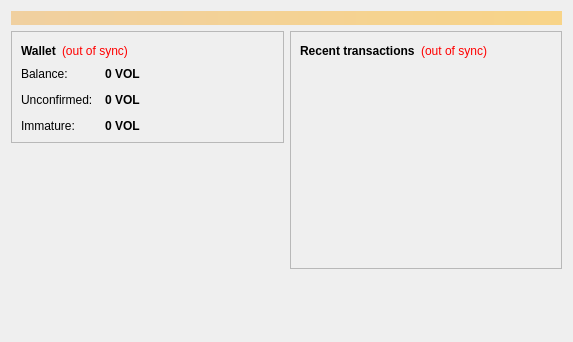
<?xml version="1.0" encoding="UTF-8"?>
<ui version="4.0">
 <class>OverviewPage</class>
 <widget class="QWidget" name="OverviewPage">
  <property name="geometry">
   <rect>
    <x>0</x>
    <y>0</y>
    <width>573</width>
    <height>342</height>
   </rect>
  </property>
  <property name="windowTitle">
   <string>Form</string>
  </property>
  <layout class="QVBoxLayout" name="topLayout">
   <item>
    <widget class="QLabel" name="labelAlerts">
     <property name="visible">
      <bool>false</bool>
     </property>
     <property name="styleSheet">
      <string notr="true">background-color: qlineargradient(x1: 0, y1: 0, x2: 1, y2: 0, stop:0 #F0D0A0, stop:1 #F8D488); color:#000000;</string>
     </property>
     <property name="wordWrap">
      <bool>true</bool>
     </property>
     <property name="margin">
      <number>3</number>
     </property>
    </widget>
   </item>
   <item>
    <layout class="QHBoxLayout" name="horizontalLayout" stretch="1,1">
     <item>
      <layout class="QVBoxLayout" name="verticalLayout_2">
       <item>
        <widget class="QFrame" name="frame">
         <property name="frameShape">
          <enum>QFrame::StyledPanel</enum>
         </property>
         <property name="frameShadow">
          <enum>QFrame::Raised</enum>
         </property>
         <layout class="QVBoxLayout" name="verticalLayout_4">
          <item>
           <layout class="QHBoxLayout" name="horizontalLayout_4">
            <item>
             <widget class="QLabel" name="label_5">
              <property name="font">
               <font>
                <weight>75</weight>
                <bold>true</bold>
               </font>
              </property>
              <property name="text">
               <string>Wallet</string>
              </property>
             </widget>
            </item>
            <item>
             <widget class="QLabel" name="labelWalletStatus">
              <property name="toolTip">
               <string>The displayed information may be out of date. Your wallet automatically synchronizes with the volumecoin network after a connection is established, but this process has not completed yet.</string>
              </property>
              <property name="styleSheet">
               <string notr="true">QLabel { color: red; }</string>
              </property>
              <property name="text">
               <string notr="true">(out of sync)</string>
              </property>
              <property name="alignment">
               <set>Qt::AlignLeading|Qt::AlignLeft|Qt::AlignVCenter</set>
              </property>
             </widget>
            </item>
            <item>
             <spacer name="horizontalSpacer_2">
              <property name="orientation">
               <enum>Qt::Horizontal</enum>
              </property>
              <property name="sizeHint" stdset="0">
               <size>
                <width>40</width>
                <height>20</height>
               </size>
              </property>
             </spacer>
            </item>
           </layout>
          </item>
          <item>
           <layout class="QFormLayout" name="formLayout_2">
            <property name="fieldGrowthPolicy">
             <enum>QFormLayout::AllNonFixedFieldsGrow</enum>
            </property>
            <property name="horizontalSpacing">
             <number>12</number>
            </property>
            <property name="verticalSpacing">
             <number>12</number>
            </property>
            <item row="0" column="0">
             <widget class="QLabel" name="label">
              <property name="text">
               <string>Balance:</string>
              </property>
             </widget>
            </item>
            <item row="0" column="1">
             <widget class="QLabel" name="labelBalance">
              <property name="font">
               <font>
                <weight>75</weight>
                <bold>true</bold>
               </font>
              </property>
              <property name="cursor">
               <cursorShape>IBeamCursor</cursorShape>
              </property>
              <property name="toolTip">
               <string>Your current balance</string>
              </property>
              <property name="text">
               <string notr="true">0 VOL</string>
              </property>
              <property name="textInteractionFlags">
               <set>Qt::LinksAccessibleByMouse|Qt::TextSelectableByKeyboard|Qt::TextSelectableByMouse</set>
              </property>
             </widget>
            </item>
            <item row="1" column="0">
             <widget class="QLabel" name="label_3">
              <property name="text">
               <string>Unconfirmed:</string>
              </property>
             </widget>
            </item>
            <item row="1" column="1">
             <widget class="QLabel" name="labelUnconfirmed">
              <property name="font">
               <font>
                <weight>75</weight>
                <bold>true</bold>
               </font>
              </property>
              <property name="cursor">
               <cursorShape>IBeamCursor</cursorShape>
              </property>
              <property name="toolTip">
               <string>Total of transactions that have yet to be confirmed, and do not yet count toward the current balance</string>
              </property>
              <property name="text">
               <string notr="true">0 VOL</string>
              </property>
              <property name="textInteractionFlags">
               <set>Qt::LinksAccessibleByMouse|Qt::TextSelectableByKeyboard|Qt::TextSelectableByMouse</set>
              </property>
             </widget>
            </item>
            <item row="2" column="0">
             <widget class="QLabel" name="labelImmatureText">
              <property name="text">
               <string>Immature:</string>
              </property>
             </widget>
            </item>
            <item row="2" column="1">
             <widget class="QLabel" name="labelImmature">
              <property name="font">
               <font>
                <weight>75</weight>
                <bold>true</bold>
               </font>
              </property>
              <property name="toolTip">
               <string>Mined balance that has not yet matured</string>
              </property>
              <property name="text">
               <string notr="true">0 VOL</string>
              </property>
              <property name="textInteractionFlags">
               <set>Qt::LinksAccessibleByMouse|Qt::TextSelectableByKeyboard|Qt::TextSelectableByMouse</set>
              </property>
             </widget>
            </item>
           </layout>
          </item>
         </layout>
        </widget>
       </item>
       <item>
        <spacer name="verticalSpacer">
         <property name="orientation">
          <enum>Qt::Vertical</enum>
         </property>
         <property name="sizeHint" stdset="0">
          <size>
           <width>20</width>
           <height>40</height>
          </size>
         </property>
        </spacer>
       </item>
      </layout>
     </item>
     <item>
      <layout class="QVBoxLayout" name="verticalLayout_3">
       <item>
        <widget class="QFrame" name="frame_2">
         <property name="frameShape">
          <enum>QFrame::StyledPanel</enum>
         </property>
         <property name="frameShadow">
          <enum>QFrame::Raised</enum>
         </property>
         <layout class="QVBoxLayout" name="verticalLayout">
          <item>
           <layout class="QHBoxLayout" name="horizontalLayout_2">
            <item>
             <widget class="QLabel" name="label_4">
              <property name="text">
               <string>&lt;b&gt;Recent transactions&lt;/b&gt;</string>
              </property>
             </widget>
            </item>
            <item>
             <widget class="QLabel" name="labelTransactionsStatus">
              <property name="toolTip">
               <string>The displayed information may be out of date. Your wallet automatically synchronizes with the volumecoin network after a connection is established, but this process has not completed yet.</string>
              </property>
              <property name="styleSheet">
               <string notr="true">QLabel { color: red; }</string>
              </property>
              <property name="text">
               <string notr="true">(out of sync)</string>
              </property>
              <property name="alignment">
               <set>Qt::AlignRight|Qt::AlignTrailing|Qt::AlignVCenter</set>
              </property>
             </widget>
            </item>
            <item>
             <spacer name="horizontalSpacer">
              <property name="orientation">
               <enum>Qt::Horizontal</enum>
              </property>
              <property name="sizeHint" stdset="0">
               <size>
                <width>40</width>
                <height>20</height>
               </size>
              </property>
             </spacer>
            </item>
           </layout>
          </item>
          <item>
           <widget class="QListView" name="listTransactions">
            <property name="styleSheet">
             <string notr="true">QListView { background: transparent; }</string>
            </property>
            <property name="frameShape">
             <enum>QFrame::NoFrame</enum>
            </property>
            <property name="verticalScrollBarPolicy">
             <enum>Qt::ScrollBarAlwaysOff</enum>
            </property>
            <property name="horizontalScrollBarPolicy">
             <enum>Qt::ScrollBarAlwaysOff</enum>
            </property>
            <property name="selectionMode">
             <enum>QAbstractItemView::NoSelection</enum>
            </property>
           </widget>
          </item>
         </layout>
        </widget>
       </item>
       <item>
        <spacer name="verticalSpacer_2">
         <property name="orientation">
          <enum>Qt::Vertical</enum>
         </property>
         <property name="sizeHint" stdset="0">
          <size>
           <width>20</width>
           <height>40</height>
          </size>
         </property>
        </spacer>
       </item>
      </layout>
     </item>
    </layout>
   </item>
  </layout>
 </widget>
 <resources/>
 <connections/>
</ui>
